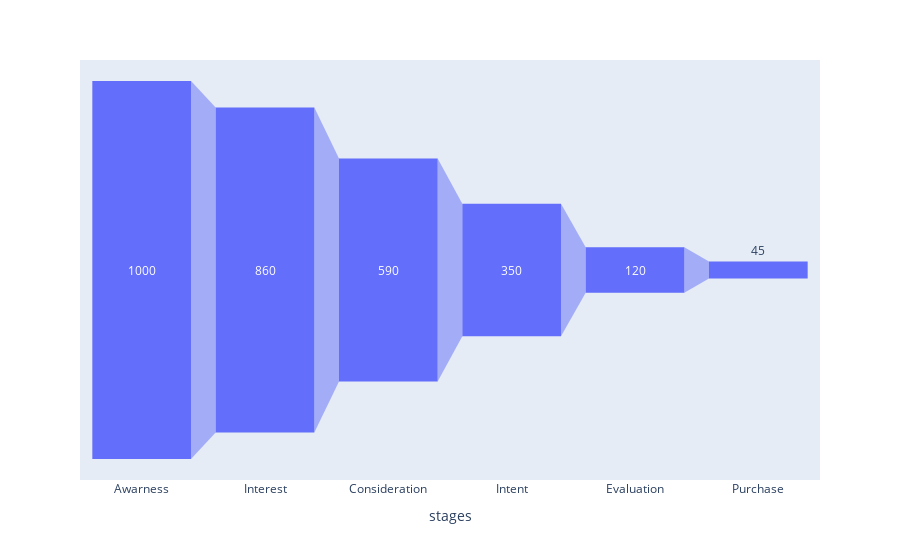

Source (notebook cell):
### Markdown cell above
# Funnel

### Code cell
sales = {'stages': ['Awarness', 'Interest', 'Consideration', 'Intent', 'Evaluation', 'Purchase'],
         'values': [1000, 860, 590, 350, 120, 45]}

px.funnel(data_frame=sales,
          y='values',
          x='stages',
          height=500,
          orientation='v'
         )

### Figure 1 — Plotly figure (JSON) as saved in the notebook; plotly's stock layout.template omitted (floating-point values rounded to 4 significant figures)
{"data": [{"hovertemplate": "stages=%{x}<br>values=%{y}<extra></extra>", "legendgroup": "", "marker": {"color": "#636efa"}, "name": "", "orientation": "v", "showlegend": false, "type": "funnel", "x": ["Awarness", "Interest", "Consideration", "Intent", "Evaluation", "Purchase"], "xaxis": "x", "y": [1000, 860, 590, 350, 120, 45], "yaxis": "y"}], "layout": {"autosize": true, "legend": {"tracegroupgap": 0}, "margin": {"t": 60}, "xaxis": {"anchor": "y", "autorange": true, "domain": [0, 1], "range": [-0.5, 5.5], "title": {"text": "stages"}, "type": "category"}, "yaxis": {"anchor": "x", "autorange": true, "domain": [0, 1], "range": [-555.6, 555.6], "title": {"text": "values"}, "type": "linear"}}}
